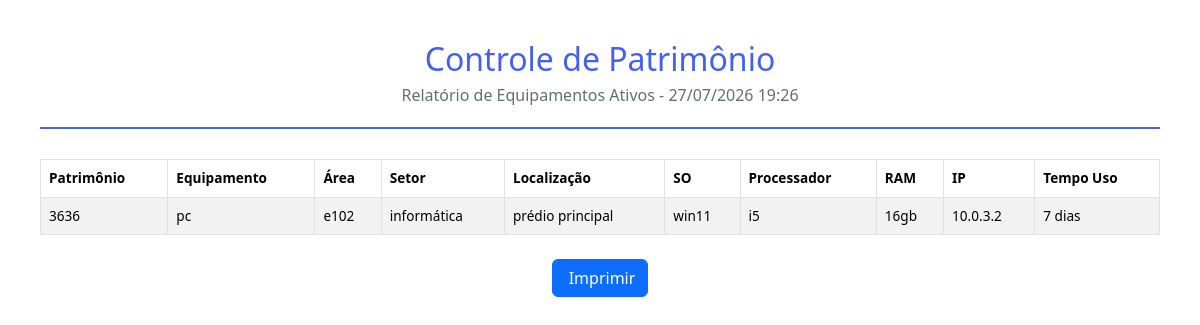
Before: /impressao (signed in) with the older database file.
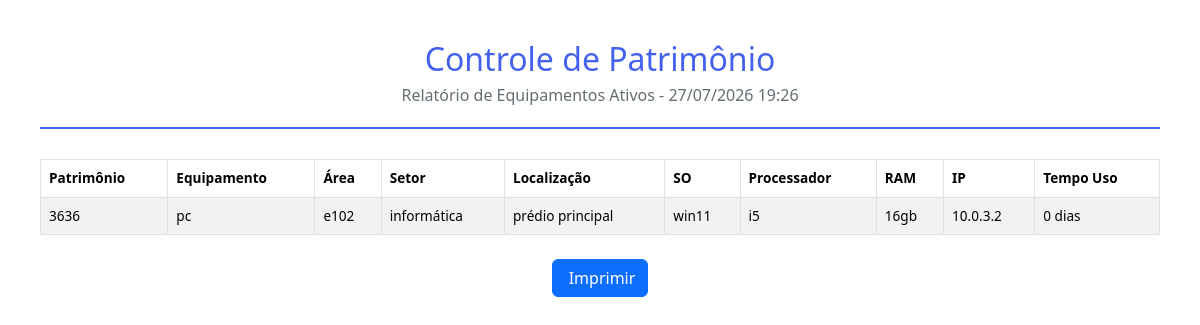
After: the same page with the newer database file.
### app/models/models.py (models this page shows, shortened)
class Equipamento(db.Model):
    __tablename__ = 'equipamentos'
    id = db.Column(db.Integer, primary_key=True)
    patrimonio = db.Column(db.String(50))
    data_inclusao = db.Column(db.Date, default=date.today)
    baixado = db.Column(db.Boolean, default=False)
    data_baixa = db.Column(db.Date, nullable=True)
    equipamento = db.Column(db.String(100))
    area_patrimonial = db.Column(db.String(100))
    setor = db.Column(db.String(100))
    localizacao = db.Column(db.String(100))
    especificacao = db.Column(db.Text)
    ultima_manutencao = db.Column(db.Date, nullable=True)
    proxima_manutencao = db.Column(db.Date, nullable=True)
    sistema_operacional = db.Column(db.String(100))
    placa_mae = db.Column(db.String(100))
    processador = db.Column(db.String(100))
    memoria_ram = db.Column(db.String(50))
    armazenamento = db.Column(db.String(100))
    ip = db.Column(db.String(50))
    usuario_id = db.Column(db.Integer, db.ForeignKey('usuarios.id'), nullable=False)
    data_criacao = db.Column(db.DateTime, default=datetime.now)
    data_atualizacao = db.Column(db.DateTime, default=datetime.now, onupdate=datetime.now)
    observacoes = db.relationship('Observacao', backref='equipamento', lazy=True, cascade='all, delete-orphan')
    @property
    def tempo_uso(self):
        if self.baixado and self.data_baixa:
            end_date = self.data_baixa
        else:
            end_date = date.today()
        if not self.data_inclusao:
            return {'anos': 0, 'meses': 0, 'dias': 0}
        delta = end_date - self.data_inclusao
        anos = delta.days // 365
        meses = (delta.days % 365) // 30
        dias = (delta.days % 365) % 30
        return {'anos': anos, 'meses': meses, 'dias': dias, 'total_dias': delta.days}
    @property
    def tempo_uso_formatado(self):
        t = self.tempo_uso
        partes = []
        if t['anos'] > 0:
            partes.append(f"{t['anos']} ano{'s' if t['anos'] > 1 else ''}")
        if t['meses'] > 0:
            partes.append(f"{t['meses']} mes{'es' if t['meses'] > 1 else ''}")
        if t['dias'] > 0:
            partes.append(f"{t['dias']} dia{'s' if t['dias'] > 1 else ''}")
        return ', '.join(partes) if partes else '0 dias'

### app/routes/main.py (the view)
@bp.route('/impressao')
@login_required
def impressao():
    equipamentos = Equipamento.query.filter_by(baixado=False).order_by(Equipamento.data_inclusao.desc()).all()
    config = Configuracao.query.first()
    return render_template('impressao.html', equipamentos=equipamentos, config=config, data_impressao=datetime.now())

### app/__init__.py (called while the page is built)
def create_app():
    app = Flask(__name__)
    app.config.from_object(Config)
    db.init_app(app)
    login_manager.init_app(app)
    login_manager.login_view = 'auth.login'
    login_manager.login_message = 'Por favor, faça login para acessar esta página.'
    login_manager.login_message_category = 'warning'
    with app.app_context():
        from app.routes import auth, main, api, admin
        app.register_blueprint(auth.bp)
        app.register_blueprint(main.bp)
        app.register_blueprint(api.bp, url_prefix='/api')
        app.register_blueprint(admin.bp, url_prefix='/admin')
        db.create_all()
        criar_admin_padrao()
        criar_config_padrao()
    @app.context_processor
    def inject_date():
        from datetime import date
        return dict(date=date)
    return app

### app/routes/auth.py (called while the page is built)
@login_manager.user_loader
def load_user(user_id):
    return Usuario.query.get(int(user_id))

### app/templates/impressao.html (shortened to what this page needs)
<!DOCTYPE html>
<html lang="pt-BR">
<head>
    <link href="https://cdn.jsdelivr.net/npm/bootstrap@5.3.2/dist/css/bootstrap.min.css" rel="stylesheet">
</head>
<body>
    <div class="header">
        <h2>{{ config.nome_empresa }}</h2>
        <p>Relatório de Equipamentos Ativos - {{ data_impressao.strftime('%d/%m/%Y %H:%M') }}</p>
    </div>
    <table class="table table-bordered table-striped">
        <thead>
            <tr>
                <th>Patrimônio</th>
                <th>Equipamento</th>
                <th>Área</th>
                <th>Setor</th>
                <th>Localização</th>
                <th>SO</th>
                <th>Processador</th>
                <th>RAM</th>
                <th>IP</th>
                <th>Tempo Uso</th>
            </tr>
        </thead>
        <tbody>
            {% for eq in equipamentos %}
            <tr>
                <td>{{ eq.patrimonio or '-' }}</td>
                <td>{{ eq.equipamento or '-' }}</td>
                <td>{{ eq.area_patrimonial or '-' }}</td>
                <td>{{ eq.setor or '-' }}</td>
                <td>{{ eq.localizacao or '-' }}</td>
                <td>{{ eq.sistema_operacional or '-' }}</td>
                <td>{{ eq.processador or '-' }}</td>
                <td>{{ eq.memoria_ram or '-' }}</td>
                <td>{{ eq.ip or '-' }}</td>
                <td>{{ eq.tempo_uso_formatado }}</td>
            </tr>
            {% endfor %}
        </tbody>
    </table>
    <div class="no-print text-center mt-4">
        <button onclick="window.print()" class="btn btn-primary">Imprimir</button>
    </div>
</body>
</html>

Changed rows visible on the page:
changed Equipamento "pc": tempo_uso_formatado "7 dias" → "0 dias"
